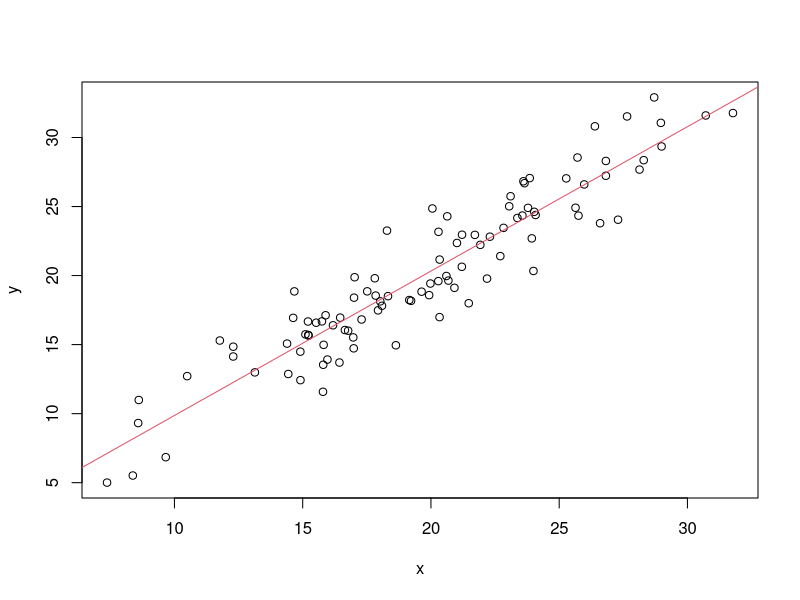

Here is the R script that generated this plot:
##install.packages("gitcreds")
##library(gitcreds)
##gitcreds_set()

x = rnorm(100, mean = 20, sd = 5)
y = x + rnorm(100, mean = 0, sd = 2)

fit = lm(y ~ x)

summary(fit)

plot(x,y)
abline(fit, col=2)
